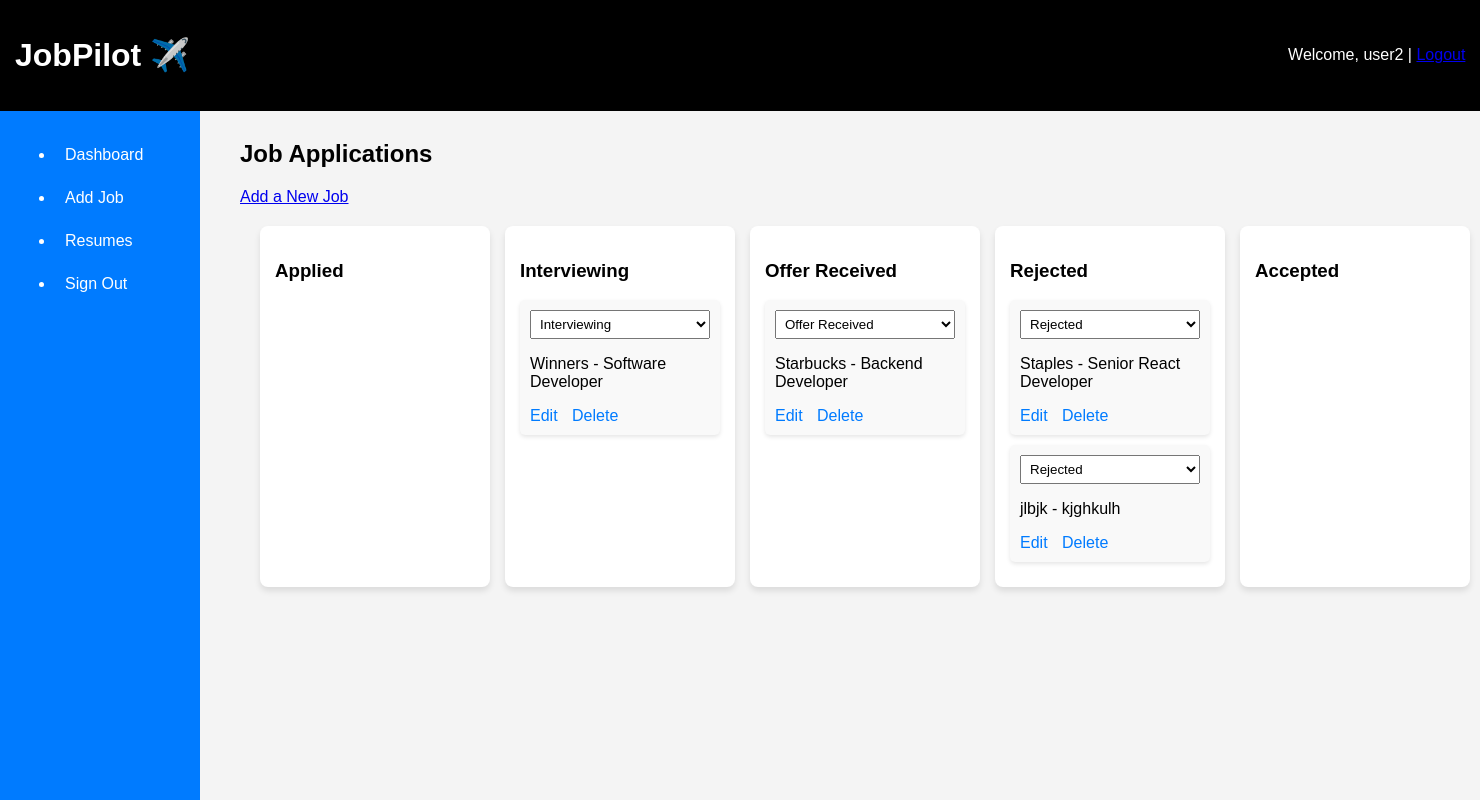
The page /jobs/ (signed in) on the database its author committed.
### applications/models.py (models this page shows, shortened)
class JobApplication(models.Model):
    STATUS_CHOICES = [
        ('Applied', 'Applied'),
        ('Interviewing', 'Interviewing'),
        ('Offer Received', 'Offer Received'),
        ('Rejected', 'Rejected'),
        ('Accepted', 'Accepted'),
    ]
    user = models.ForeignKey(User, on_delete=models.CASCADE)
    company_name = models.CharField(max_length=255)
    job_title = models.CharField(max_length=255)
    date_applied = models.DateField()
    status = models.CharField(max_length=20, choices=STATUS_CHOICES, default='Applied')
    notes = models.TextField(blank=True, null=True)

### applications/views.py (the view)
# urls.py: path('jobs/', views.job_list, name='job_list'),
@login_required
def job_list(request):
    jobs = JobApplication.objects.filter(user=request.user)
    status_categories = ["Applied", "Interviewing", "Offer Received", "Rejected", "Accepted"]  # Pass this to the template
    return render(request, 'applications/job_list.html', {'jobs': jobs, 'status_categories': status_categories})

### applications/templates/applications/job_list.html (shortened to what this page needs)
{% extends "base.html" %}
{% block content %}
    <h2>Job Applications</h2>
    <a href="{% url 'job_create' %}">Add a New Job</a>
    <div class="job-container">
        {% for status_category in status_categories %}
            <div class="job-column">
                <h3>{{ status_category }}</h3>
                {% for job in jobs %}
                    {% if job.status == status_category %}
                        <div class="job-card">
                            <form method="POST" action="{% url 'update_status' job.id %}">
                                <select name="status" onchange="this.form.submit()">
                                    {% for choice in job.STATUS_CHOICES %}
                                        <option value="{{ choice.0 }}" {% if job.status == choice.0 %}selected{% endif %}>
                                            {{ choice.1 }}
                                        </option>
                                    {% endfor %}
                                </select>
                            </form>
                            <p>{{ job.company_name }} - {{ job.job_title }}</p>
                            <a href="{% url 'job_update' job.id %}">Edit</a>
                            <a href="{% url 'job_delete' job.id %}">Delete</a>
                        </div>
                    {% endif %}
                {% endfor %}
            </div>
        {% endfor %}
    </div>
{% endblock %}

### applications/templates/base.html (shortened to what this page needs)
<!DOCTYPE html>
<html lang="en">
<head>
    {% load static %}
    <link rel="stylesheet" type="text/css" href="{% static 'styles.css' %}">
</head>
<body>
    <div class="container">
        <header class="top-bar">
            <h1 class="logo">JobPilot ✈️</h1>
            {% if user.is_authenticated %}
                <p class="greeting">Welcome, {{ user.username }} | <a href="{% url 'logout' %}">Logout</a></p>
            {% endif %}
        </header>
        {% if user.is_authenticated %}
        <aside class="sidebar">
            <nav>
                <ul>
                    <li><a href="{% url 'job_list' %}" class="active">Dashboard</a></li>
                    <li><a href="{% url 'job_create' %}">Add Job</a></li>
                    <li><a href="#">Resumes</a></li>
                    <li><a href="{% url 'logout' %}" class="logout">Sign Out</a></li>
                </ul>
            </nav>
        </aside>
        {% endif %}
        <main class="content {% if not user.is_authenticated %}full-width{% endif %}">
            {% block content %}
            {% endblock %}
        </main>
    </div>
</body>
</html>

### static/styles.css (style rules this page uses)
body { font-family: Arial, sans-serif; margin: 0; padding: 0; background-color: #f4f4f4; }
header { background-color: black; color: white; padding: 15px 15px; display: flex; justify-content: space-between; align-items: center; width: 98%; position: fixed; top: 0; left: 0; z-index: 1100; }
.content { margin-top: 60px; }
.sidebar { width: 170px; background-color: #333; color: white; padding: 15px; position: fixed; left: 0; top: 60px; height: calc(100vh - 60px); }
.sidebar a { display: block; color: white; text-decoration: none; padding: 10px; margin-bottom: 5px; border-radius: 5px; }
.sidebar { width: 170px; background-color: #007bff; color: white; padding: 15px; position: fixed; left: 0; top: 105px; height: calc(100vh - 60px); }
.content { margin-left: 180px; padding: 60px; }
.job-container { display: flex; justify-content: space-between; gap: 15px; padding: 20px; }
.job-column { flex: 1; background-color: white; padding: 15px; border-radius: 8px; box-shadow: 0 4px 6px rgba(0, 0, 0, 0.1); min-width: 200px; }
.job-card { background: #f9f9f9; padding: 10px; border-radius: 5px; margin-bottom: 10px; box-shadow: 0 2px 4px rgba(0, 0, 0, 0.1); }
.job-card select { width: 100%; padding: 5px; }
.job-card a { margin-right: 10px; color: #007bff; text-decoration: none; }

### rows shown on the page
JobApplication: status "Interviewing", company_name "Winners", job_title "Software Developer"
JobApplication: status "Offer Received", company_name "Starbucks", job_title "Backend Developer"
JobApplication: status "Rejected", company_name "Staples", job_title "Senior React Developer"
JobApplication: status "Rejected", company_name "jlbjk", job_title "kjghkulh"

### other values the page prints
{{ user.username }} "user2"
{{ status_category }} "Applied" "Interviewing" "Offer Received" "Rejected" "Accepted"
